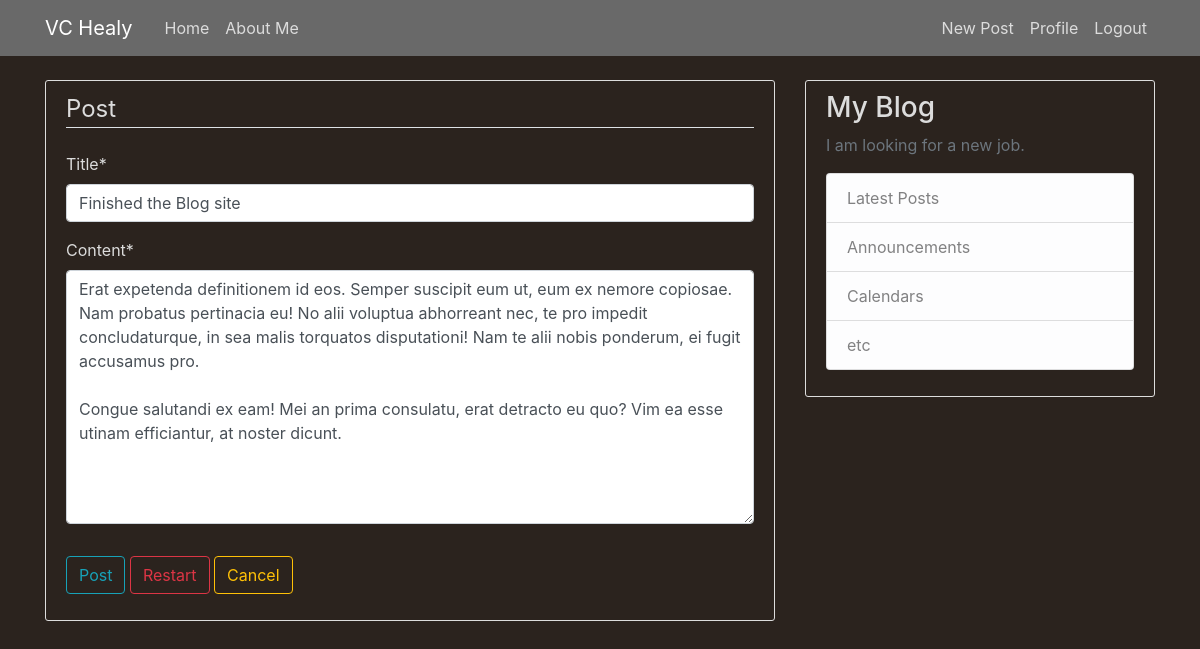
Page /post/30/update/ (signed in) on the committed database.
### blog/models.py (models this page shows, shortened)
class Post(models.Model):
    title = models.CharField(max_length=100)
    content = models.TextField()
    date_posted = models.DateTimeField(default=timezone.now)
    author = models.ForeignKey(User, on_delete=models.CASCADE)

### blog/views.py (the view, shortened to what this page needs)
# urls.py: path("post/<int:pk>/update/", PostUpdateView.as_view(), name="post_update"),
class PostUpdateView(LoginRequiredMixin, UserPassesTestMixin, UpdateView):
    model = Post
    fields = ['title', 'content']
    def test_func(self):
        post = self.get_object()
        if self.request.user == post.author:
            return True
        return False

### blog/templates/blog/post_form.html (shortened to what this page needs)
{% extends "blog/base.html" %}
{% load crispy_forms_tags %}
{% block content %}
<div class="content-section">
    <form method="POST">
        <fieldset class="form-group">
            <legend class="border-bottom mb-4">Post</legend>
            {{ form|crispy }}
        </fieldset>
        <div class="form-group">
            <button class="btn btn-outline-info" type="submit">Post</button>
            <a class="btn btn-outline-danger" href="{% url 'post_create' %}">Restart</a>
            <a class="btn btn-outline-warning" href="{% url 'blog_home' %}">Cancel</a>
        </div>
    </form>
</div>
{% endblock content %}

### blog/static/blog/main.css (style rules this page uses)
body { background: #2b231e; color: #DCDCDC; margin-top: 5rem; }
.content-section { background: #2b231e; color: #DCDCDC; padding: 10px 20px; border: 1px solid #dddddd; border-radius: 3px; margin-bottom: 20px; }

### rows in the picture
Post: title "Finished the Blog site", content "Erat expetenda definitionem id eos. Semper suscipit eum ut, eum ex nemore copiosae. Nam probatus pertinacia eu! No alii voluptua abhorreant nec, te pro impedit concludaturque, in sea malis torquatos disputationi! Nam te alii nobis ponderum, ei fugit accusamus pro. Congue salutandi ex eam! Mei an prima consulatu, erat detracto eu quo? Vim ea esse utinam efficiantur, at noster dicunt."
